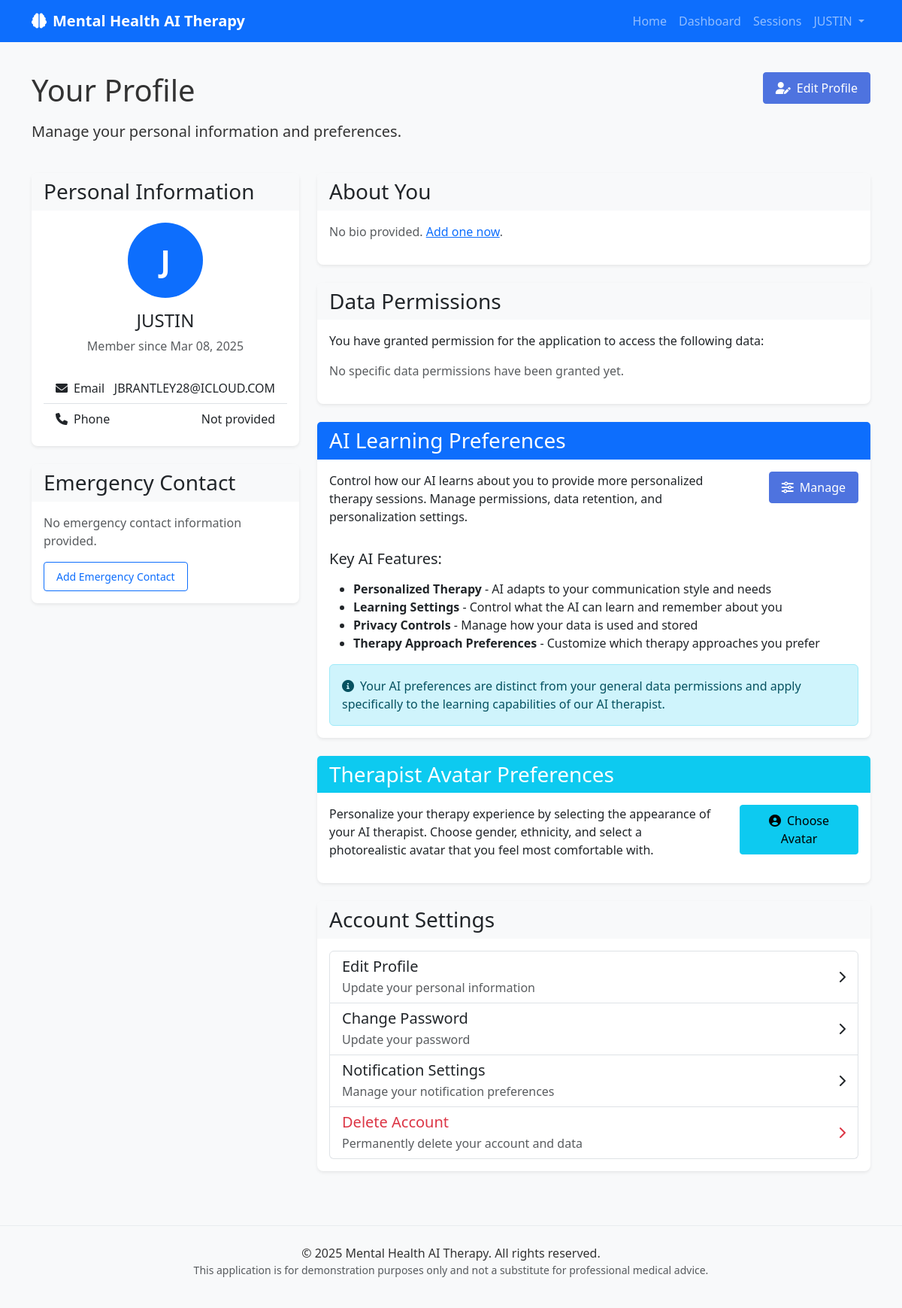
/profile (signed in), run on the app's committed database.
### web_app.py (models this page shows)
class User(Base):
    __tablename__ = "users"
    id = Column(Integer, primary_key=True, index=True)
    email = Column(String, unique=True, index=True, nullable=False)
    hashed_password = Column(String, nullable=False)
    full_name = Column(String)
    phone_number = Column(String)
    is_active = Column(Boolean, default=True)
    is_superuser = Column(Boolean, default=False)
    bio = Column(Text)
    preferences = Column(JSON, default={})
    data_permissions = Column(JSON, default={})
    emergency_contact_name = Column(String)
    emergency_contact_phone = Column(String)
    emergency_contact_relation = Column(String)
    created_at = Column(DateTime, default=datetime.now)
    updated_at = Column(DateTime, default=datetime.now, onupdate=datetime.now)
    therapy_sessions = relationship("TherapySession", back_populates="user")

### web_app.py (the view)
@app.route('/profile')
@login_required
def profile():
    user = get_current_user()
    return render_template('profile.html', user=user)

### web_app.py (called while the page is built)
def get_db():
    if 'db' not in g:
        g.db = SessionLocal()
    return g.db

def login_required(f):
    @wraps(f)
    def decorated_function(*args, **kwargs):
        if 'user_id' not in session:
            flash('Please log in to access this page', 'warning')
            return redirect(url_for('login', next=request.url))
        return f(*args, **kwargs)
    return decorated_function

def get_current_user():
    if 'user_id' in session:
        db = get_db()
        return db.query(User).filter(User.id == session['user_id']).first()
    return None

### templates/profile.html (shortened to what this page needs)
{% extends "base.html" %}
{% block content %}
<div class="row mb-4">
    <div class="col-md-8">
        <h1 class="mb-3">Your Profile</h1>
        <p class="lead">Manage your personal information and preferences.</p>
    </div>
    <div class="col-md-4 text-md-end">
        <a href="{{ url_for('edit_profile') }}" class="btn btn-primary">
            <i class="fas fa-user-edit me-2"></i>Edit Profile
        </a>
    </div>
</div>
<div class="row">
    <div class="col-md-4">
        <div class="card shadow-sm mb-4">
            <div class="card-header bg-light">
                <h3 class="card-title mb-0">Personal Information</h3>
            </div>
            <div class="card-body">
                <div class="text-center mb-4">
                    <div class="avatar-placeholder rounded-circle bg-primary text-white d-flex align-items-center justify-content-center mx-auto mb-3" style="width: 100px; height: 100px; font-size: 2.5rem;">
                        {{ user.full_name[0] if user.full_name else user.email[0] }}
                    </div>
                    <h4>{{ user.full_name or 'User' }}</h4>
                    <p class="text-muted">Member since {{ user.created_at.strftime('%b %d, %Y') }}</p>
                </div>
                <ul class="list-group list-group-flush">
                    <li class="list-group-item d-flex justify-content-between align-items-center">
                        <span><i class="fas fa-envelope me-2"></i>Email</span>
                        <span>{{ user.email }}</span>
                    </li>
                    <li class="list-group-item d-flex justify-content-between align-items-center">
                        <span><i class="fas fa-phone me-2"></i>Phone</span>
                        <span>{{ user.phone_number or 'Not provided' }}</span>
                    </li>
                </ul>
            </div>
        </div>
        <div class="card shadow-sm">
            <div class="card-header bg-light">
                <h3 class="card-title mb-0">Emergency Contact</h3>
            </div>
            <div class="card-body">
                {% if user.emergency_contact_name %}
                    <ul class="list-group list-group-flush">
                        <li class="list-group-item d-flex justify-content-between align-items-center">
                            <span><i class="fas fa-user me-2"></i>Name</span>
                            <span>{{ user.emergency_contact_name }}</span>
                        </li>
                        <li class="list-group-item d-flex justify-content-between align-items-center">
                            <span><i class="fas fa-phone me-2"></i>Phone</span>
                            <span>{{ user.emergency_contact_phone }}</span>
                        </li>
                        <li class="list-group-item d-flex justify-content-between align-items-center">
                            <span><i class="fas fa-user-friends me-2"></i>Relation</span>
                            <span>{{ user.emergency_contact_relation }}</span>
                        </li>
                    </ul>
                {% else %}
                    <p class="text-muted">No emergency contact information provided.</p>
                    <a href="{{ url_for('edit_profile') }}" class="btn btn-sm btn-outline-primary">Add Emergency Contact</a>
                {% endif %}
            </div>
        </div>
    </div>
    <div class="col-md-8">
        <div class="card shadow-sm mb-4">
            <div class="card-header bg-light">
                <h3 class="card-title mb-0">About You</h3>
            </div>
            <div class="card-body">
                {% if user.bio %}
                    <p>{{ user.bio }}</p>
                {% else %}
                    <p class="text-muted">No bio provided. <a href="{{ url_for('edit_profile') }}">Add one now</a>.</p>
                {% endif %}
            </div>
        </div>
        <div class="card shadow-sm mb-4">
            <div class="card-header bg-light">
                <h3 class="card-title mb-0">Data Permissions</h3>
            </div>
            <div class="card-body">
                <p>You have granted permission for the application to access the following data:</p>
                {% if user.data_permissions %}
                    <div class="table-responsive">
                        <table class="table">
                            <thead>
                                <tr>
                                    <th>Data Type</th>
                                    <th>Status</th>
                                    <th>Last Updated</th>
                                </tr>
                            </thead>
                            <tbody>
                                {% for key, value in user.data_permissions.items() %}
                                    <tr>
                                        <td>{{ key|replace('_', ' ')|title }}</td>
                                        <td>
                                            {% if value.enabled %}
                                                <span class="badge bg-success">Enabled</span>
                                            {% else %}
                                                <span class="badge bg-danger">Disabled</span>
                                            {% endif %}
                                        </td>
                                        <td>{{ value.updated_at if value.updated_at else 'N/A' }}</td>
                                    </tr>
                                {% endfor %}
                            </tbody>
                        </table>
                    </div>
                {% else %}
                    <p class="text-muted">No specific data permissions have been granted yet.</p>
                {% endif %}
            </div>
        </div>
        <div class="card shadow-sm mb-4">
            <div class="card-header bg-primary text-white">
                <h3 class="card-title mb-0">AI Learning Preferences</h3>
            </div>
            <div class="card-body">
                <div class="row">
                    <div class="col-md-9">
                        <p>Control how our AI learns about you to provide more personalized therapy sessions. Manage permissions, data retention, and personalization settings.</p>
                    </div>
                    <div class="col-md-3 text-end">
                        <a href="{{ url_for('ai_preferences') }}" class="btn btn-primary">
                            <i class="fas fa-sliders-h me-2"></i>Manage
                        </a>
                    </div>
                </div>
                <div class="mt-3">
                    <h5 class="mb-3">Key AI Features:</h5>
                    <ul>
                        <li><strong>Personalized Therapy</strong> - AI adapts to your communication style and needs</li>
                        <li><strong>Learning Settings</strong> - Control what the AI can learn and remember about you</li>
                        <li><strong>Privacy Controls</strong> - Manage how your data is used and stored</li>
                        <li><strong>Therapy Approach Preferences</strong> - Customize which therapy approaches you prefer</li>
                    </ul>
                    <div class="alert alert-info mt-3 mb-0">
                        <i class="fas fa-info-circle me-2"></i>Your AI preferences are distinct from your general data permissions and apply specifically to the learning capabilities of our AI therapist.
                    </div>
                </div>
            </div>
        </div>
        <div class="card shadow-sm mb-4">
            <div class="card-header bg-info text-white">
                <h3 class="card-title mb-0">Therapist Avatar Preferences</h3>
            </div>
            <div class="card-body">
                <div class="row">
                    <div class="col-md-9">
                        <p>Personalize your therapy experience by selecting the appearance of your AI therapist. Choose gender, ethnicity, and select a photorealistic avatar that you feel most comfortable with.</p>
                    </div>
                    <div class="col-md-3 text-end">
                        <a href="{{ url_for('therapist_preferences') }}" class="btn btn-info">
                            <i class="fas fa-user-circle me-2"></i>Choose Avatar
                        </a>
                    </div>
                </div>
            </div>
        </div>
        <div class="card shadow-sm">
            <div class="card-header bg-light">
                <h3 class="card-title mb-0">Account Settings</h3>
            </div>
            <div class="card-body">
                <div class="list-group">
                    <a href="{{ url_for('edit_profile') }}" class="list-group-item list-group-item-action d-flex justify-content-between align-items-center">
                        <div>
                            <h5 class="mb-1">Edit Profile</h5>
                            <p class="mb-0 text-muted">Update your personal information</p>
                        </div>
                        <i class="fas fa-chevron-right"></i>
                    </a>
                    <a href="#" class="list-group-item list-group-item-action d-flex justify-content-between align-items-center">
                        <div>
                            <h5 class="mb-1">Change Password</h5>
                            <p class="mb-0 text-muted">Update your password</p>
                        </div>
                        <i class="fas fa-chevron-right"></i>
                    </a>
                    <a href="#" class="list-group-item list-group-item-action d-flex justify-content-between align-items-center">
                        <div>
                            <h5 class="mb-1">Notification Settings</h5>
                            <p class="mb-0 text-muted">Manage your notification preferences</p>
                        </div>
                        <i class="fas fa-chevron-right"></i>
                    </a>
                    <a href="#" class="list-group-item list-group-item-action d-flex justify-content-between align-items-center text-danger">
                        <div>
                            <h5 class="mb-1 text-danger">Delete Account</h5>
                            <p class="mb-0 text-muted">Permanently delete your account and data</p>
                        </div>
                        <i class="fas fa-chevron-right"></i>
                    </a>
                </div>
            </div>
        </div>
    </div>
</div>
{% endblock %}

### templates/base.html (shortened to what this page needs)
<!DOCTYPE html>
<html lang="en">
<head>
    <link href="https://cdn.jsdelivr.net/npm/bootstrap@5.3.0-alpha1/dist/css/bootstrap.min.css" rel="stylesheet">
    <link rel="stylesheet" href="https://cdnjs.cloudflare.com/ajax/libs/font-awesome/6.0.0/css/all.min.css">
    <link rel="stylesheet" href="{{ url_for('static', filename='css/style.css') }}">
</head>
<body>
    <nav class="navbar navbar-expand-lg navbar-dark bg-primary">
        <div class="container">
            <a class="navbar-brand" href="{{ url_for('index') }}">
                <i class="fas fa-brain me-2"></i>Mental Health AI Therapy
            </a>
            <div class="collapse navbar-collapse" id="navbarNav">
                <ul class="navbar-nav ms-auto">
                    <li class="nav-item">
                        <a class="nav-link" href="{{ url_for('index') }}">Home</a>
                    </li>
                    {% if user %}
                        <li class="nav-item">
                            <a class="nav-link" href="{{ url_for('dashboard') }}">Dashboard</a>
                        </li>
                        <li class="nav-item">
                            <a class="nav-link" href="{{ url_for('sessions') }}">Sessions</a>
                        </li>
                        <li class="nav-item dropdown">
                            <a class="nav-link dropdown-toggle" href="#" id="navbarDropdown" role="button" data-bs-toggle="dropdown">
                                {{ user.full_name or user.email }}
                            </a>
                        </li>
                    {% endif %}
                </ul>
            </div>
        </div>
    </nav>
    <main class="container py-4">
        {% block content %}{% endblock %}
    </main>
    <footer class="bg-light py-4 mt-5">
        <div class="container text-center">
            <p class="mb-0">&copy; 2025 Mental Health AI Therapy. All rights reserved.</p>
            <p class="small text-muted">This application is for demonstration purposes only and not a substitute for professional medical advice.</p>
        </div>
    </footer>
</body>
</html>

### static/css/style.css (style rules this page uses)
body { font-family: 'Segoe UI', Tahoma, Geneva, Verdana, sans-serif; color: #333; background-color: #f8f9fa; }
.navbar-brand { font-weight: 600; }
.card { border-radius: 0.5rem; border: none; box-shadow: 0 0.125rem 0.25rem rgba(0, 0, 0, 0.075); transition: all 0.3s ease; }
.card-header { border-bottom: none; font-weight: 600; }
.btn { border-radius: 0.25rem; padding: 0.5rem 1rem; font-weight: 500; }
.btn-primary { background-color: #4e73df; border-color: #4e73df; }
.avatar-placeholder { display: flex; align-items: center; justify-content: center; width: 100px; height: 100px; border-radius: 50%; background-color: #4e73df; color: white; font-size: 2.5rem; font-weight: 600; }
footer { margin-top: 3rem; padding: 2rem 0; background-color: #f8f9fa; border-top: 1px solid #e9ecef; }

### data on the page
User: full_name "JUSTIN", full_name "J", created_at "Mar 08, 2025", email "JBRANTLEY28@ICLOUD.COM", phone_number "Not provided"
